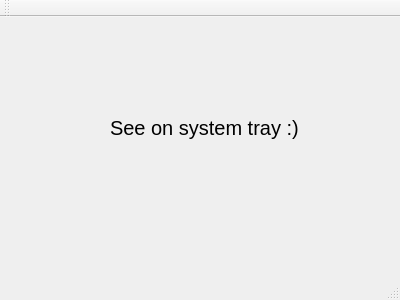
<?xml version="1.0" encoding="UTF-8"?>
<ui version="4.0">
 <class>MainWindow</class>
 <widget class="QMainWindow" name="MainWindow">
  <property name="geometry">
   <rect>
    <x>0</x>
    <y>0</y>
    <width>400</width>
    <height>300</height>
   </rect>
  </property>
  <property name="windowTitle">
   <string>MainWindow</string>
  </property>
  <widget class="QWidget" name="centralWidget">
   <widget class="QLabel" name="label">
    <property name="geometry">
     <rect>
      <x>110</x>
      <y>80</y>
      <width>231</width>
      <height>61</height>
     </rect>
    </property>
    <property name="font">
     <font>
      <pointsize>15</pointsize>
     </font>
    </property>
    <property name="text">
     <string>See on system tray :) </string>
    </property>
   </widget>
  </widget>
  <widget class="QMenuBar" name="menuBar">
   <property name="geometry">
    <rect>
     <x>0</x>
     <y>0</y>
     <width>400</width>
     <height>25</height>
    </rect>
   </property>
  </widget>
  <widget class="QToolBar" name="mainToolBar">
   <attribute name="toolBarArea">
    <enum>TopToolBarArea</enum>
   </attribute>
   <attribute name="toolBarBreak">
    <bool>false</bool>
   </attribute>
  </widget>
  <widget class="QStatusBar" name="statusBar"/>
 </widget>
 <layoutdefault spacing="6" margin="11"/>
 <resources/>
 <connections/>
</ui>
